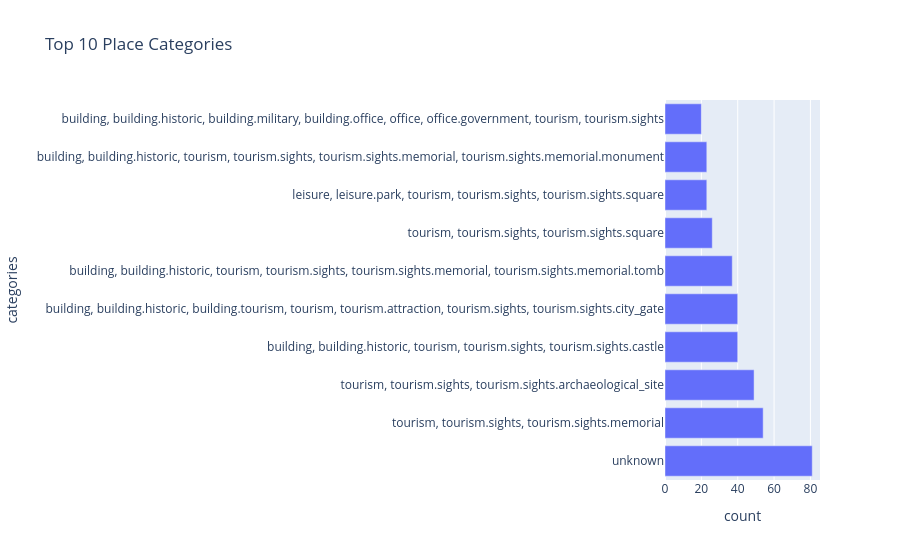

The notebook cell saved with this chart:
### Markdown cell above
### Interactive Chart 1 - Category Bar Chart

This interactive chart shows the most common place categories. A bar chart was chosen for category comparison, while Plotly adds hover tooltips for easier exploration.

### Code cell
interactive_category_bar(df, "../outputs/visualizations/interactive")

### Figure 1 — Plotly figure (JSON) as saved in the notebook; plotly's stock layout.template omitted (floating-point values rounded to 4 significant figures)
{"data": [{"hovertemplate": "count=%{x}<br>categories=%{y}<extra></extra>", "legendgroup": "", "marker": {"color": "#636efa", "pattern": {"shape": ""}}, "name": "", "orientation": "h", "showlegend": false, "textposition": "auto", "type": "bar", "x": [81, 54, 49, 40, 40, 37, 26, 23, 23, 20], "xaxis": "x", "y": ["unknown", "tourism, tourism.sights, tourism.sights.memorial", "tourism, tourism.sights, tourism.sights.archaeological_site", "building, building.historic, tourism, tourism.sights, tourism.sights.castle", "building, building.historic, building.tourism, tourism, tourism.attraction, tourism.sights, tourism.sights.city_gate", "building, building.historic, tourism, tourism.sights, tourism.sights.memorial, tourism.sights.memorial.tomb", "tourism, tourism.sights, tourism.sights.square", "leisure, leisure.park, tourism, tourism.sights, tourism.sights.square", "building, building.historic, tourism, tourism.sights, tourism.sights.memorial, tourism.sights.memorial.monument", "building, building.historic, building.military, building.office, office, office.government, tourism, tourism.sights"], "yaxis": "y"}], "layout": {"barmode": "relative", "legend": {"tracegroupgap": 0}, "title": {"text": "Top 10 Place Categories"}, "xaxis": {"anchor": "y", "domain": [0, 1], "title": {"text": "count"}}, "yaxis": {"anchor": "x", "domain": [0, 1], "title": {"text": "categories"}}}}
